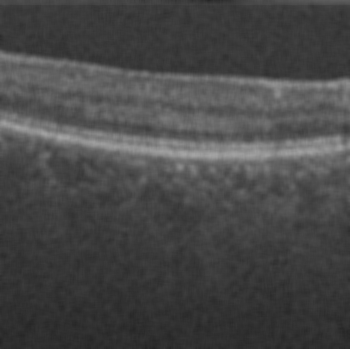
#> input picture retina2movingavg/332.bmp, 350 x 349 px
$ python Canny.py   (older library calls are emulated)
#> lines starting #> are read from the running program, lines starting #| are printed output that depends on the picture; after the words box and inside, x2 and y2 are one past the last pixel; in counts of white or black regions, pixels touching at a corner belong together; long printed decimals are rounded
#> further down, img is the input picture: shape (349, 350); min 36, max 165, mean 71.3
import numpy as np
import os
import cv2
import matplotlib.pyplot as plt
from scipy import ndimage
from scipy.signal import convolve2d


def gaussian_kernel(size, sigma):
    x, y = np.meshgrid(np.arange(-size // 2 + 1, size // 2 + 1),
                       np.arange(-size // 2 + 1, size // 2 + 1))
    kernel = np.exp(-((x ** 2 + y ** 2) / (2 * sigma ** 2)))
    return kernel / np.sum(kernel)


def sobel_filters(img):
    sobel_v = np.array([[-1, 0, 1],
                        [-2, 0, 2],
                        [-1, 0, 1]])

    sobel_h = np.array([[-1, -2, -1],
                        [0, 0, 0],
                        [1, 2, 1]])

    # sobel_x = cv2.Sobel(img, cv2.CV_8U, 1, 0, ksize=3)
    # sobel_y = cv2.Sobel(img, cv2.CV_8U, 0, 1, ksize=3)
    # edged_img = cv2.addWeighted(sobel_x, 0.5, sobel_y, 0.5, 0)

    vertical = ndimage.convolve(img, sobel_v)
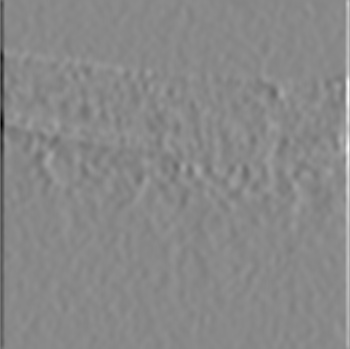
#> vertical: shape (349, 350) float64; min -156, max 134.6, mean 0; drawn with min black and max white
    horizontal = ndimage.convolve(img, sobel_h)
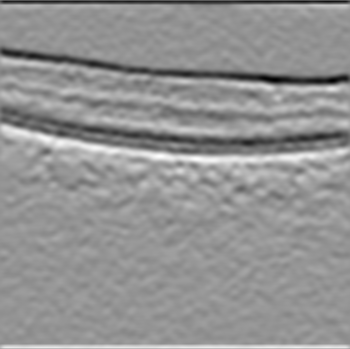
#> horizontal: shape (349, 350) float64; min -87.84, max 64.7, mean 0.3; drawn with min black and max white
    edged_img = np.sqrt(np.square(horizontal) + np.square(vertical))
    gradient_direction = np.arctan2(vertical, horizontal)
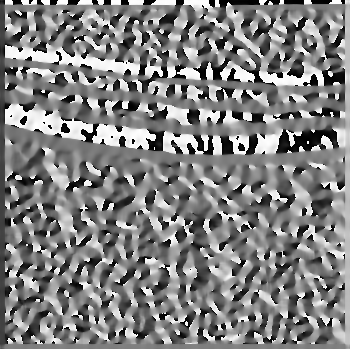
#> gradient_direction: shape (349, 350) float64; min -3.14, max 3.14, mean 0.0572; drawn with min black and max white

    return edged_img, gradient_direction


def non_max_suppression(img, theta):
    # Round the gradient direction to the nearest 45 degrees
    theta = np.rad2deg(theta)
    theta[theta < 0] += 180
    theta[theta < 22.5] = 0
#> theta: shape (349, 350) float64; min 0, max 180, mean 92.3
    theta[(theta >= 22.5) & (theta < 67.5)] = 45
#> theta: shape (349, 350) float64; min 0, max 180, mean 92.5
    theta[(theta >= 67.5) & (theta < 112.5)] = 90
#> theta: shape (349, 350) float64; min 0, max 180, mean 92.5
    theta[(theta >= 112.5) & (theta < 157.5)] = 135
    theta[theta >= 157.5] = 0
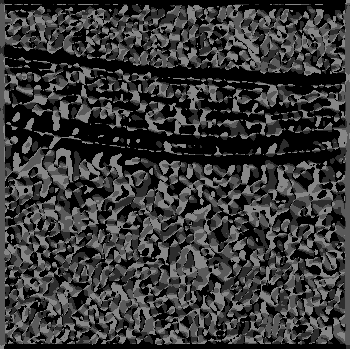
#> theta: shape (349, 350) float64; min 0, max 135, mean 56.1

    # Perform non-maximum suppression
    M, N = img.shape
#> M = 349; N = 350
    suppressed = np.zeros((M, N), dtype=np.float32)
    for i in range(1, M-1):
        for j in range(1, N-1):
            if theta[i, j] == 0:
                if (img[i, j] > img[i-1, j]) and (img[i, j] > img[i+1, j]):
                    suppressed[i, j] = img[i, j]
            elif theta[i, j] == 45:
                if (img[i, j] > img[i-1, j-1]) and (img[i, j] > img[i+1, j+1]):
                    suppressed[i, j] = img[i, j]
            elif theta[i, j] == 90:
                if (img[i, j] > img[i, j-1]) and (img[i, j] > img[i, j+1]):
                    suppressed[i, j] = img[i, j]
            elif theta[i, j] == 135:
                if (img[i, j] > img[i-1, j+1]) and (img[i, j] > img[i+1, j-1]):
                    suppressed[i, j] = img[i, j]
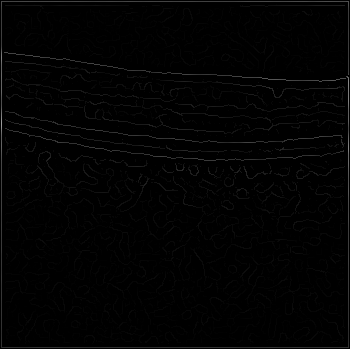
#> suppressed: shape (349, 350) float32; min 0, max 156, mean 2.5

    return suppressed


def hysteresis_thresholding(img, low_thresh_ratio=0.09, high_thresh_ratio=0.15):
#> called with low_thresh_ratio = 0.09, high_thresh_ratio = 0.15
    low_thresh = np.max(img) * low_thresh_ratio
#> low_thresh = 14.04
    print(low_thresh)
#| 14.043
    high_thresh = np.max(img) * high_thresh_ratio
#> high_thresh = 23.41
    print(high_thresh)
#| 23.406

    # Apply high and low thresholds
    strong_edges = img > high_thresh
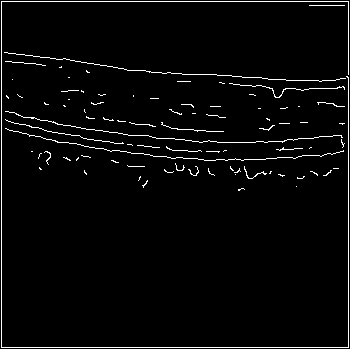
#> strong_edges: shape (349, 350) bool; 3% white in thin lines or dots
    weak_edges = (img >= low_thresh) & (img <= high_thresh)
#> weak_edges: shape (349, 350) bool; 1.6% white in thin lines or dots, all inside (x1, y1, x2, y2) = (5, 5, 345, 256)

    # Connect weak edges to strong edges
    M, N = img.shape
#> M = 349; N = 350
    for i in range(1, M-1):
        for j in range(1, N-1):
            if strong_edges[i, j]:
                weak_edges[i-1:i+2, j-1:j+2] = True
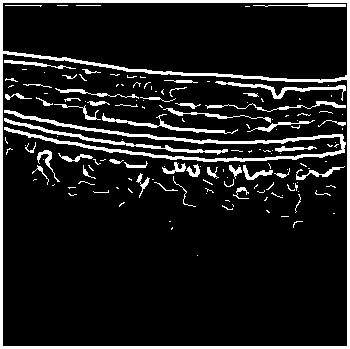
#> weak_edges: shape (349, 350) bool; 11.2% white; 155 white regions (104 under 20 px), largest, box (x1, y1, x2, y2) and area: (0, 0, 350, 349) 5268, (4, 110, 346, 162) 2317, (4, 118, 228, 155) 734

    return weak_edges


# Load the input image
img = cv2.imread('retina2movingavg/332.bmp', cv2.IMREAD_GRAYSCALE)


# Apply Gaussian smoothing
gaussian_kernel = gaussian_kernel(9, 3)
img_smooth = convolve2d(img, gaussian_kernel, mode="same")

# Detect edges using Sobel filters
edge_magnitude, theta = sobel_filters(img_smooth)

# Perform non-maximum suppression
suppressed_edges = non_max_suppression(edge_magnitude, theta)

# Apply hysteresis thresholding
edge_map = hysteresis_thresholding(suppressed_edges)


# [17 lines of commented-out code are left out]
plt.subplot(1, 1, 1)
plt.imshow(edge_map, cmap='gray')
plt.title('final')
plt.show()

$ run again, with retina2movingavg/172.bmp copied over retina2movingavg/332.bmp
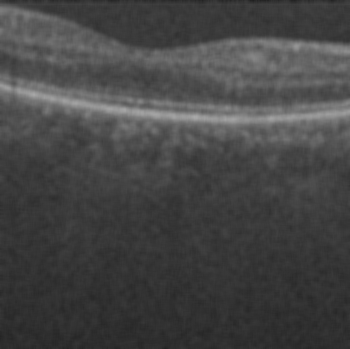
#> input picture retina2movingavg/172.bmp, 350 x 349 px
#> img is the input picture: shape (349, 350); min 32, max 169, mean 69
#> after the loop in non_max_suppression, `for i in range(1, M-1):`:
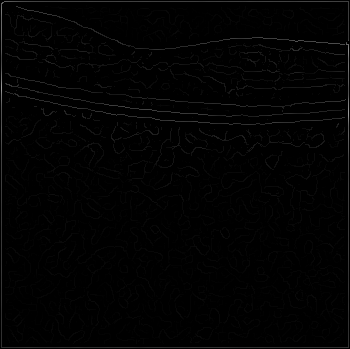
#> suppressed: shape (349, 350) float32; min 0, max 154.3, mean 2.4
#> low_thresh = 13.89
#| 13.889
#> high_thresh = 23.15
#| 23.148
#> strong_edges: shape (349, 350) bool; 2.8% white in thin lines or dots
#> after the loop in hysteresis_thresholding, `for i in range(1, M-1):`:
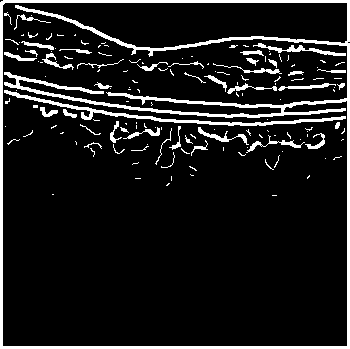
#> weak_edges: shape (349, 350) bool; 10.4% white; 154 white regions (110 under 20 px), largest, box (x1, y1, x2, y2) and area: (0, 0, 350, 349) 7632, (4, 90, 346, 126) 1188, (253, 43, 346, 56) 309

$ run again, with retina2movingavg/175.bmp copied over retina2movingavg/332.bmp
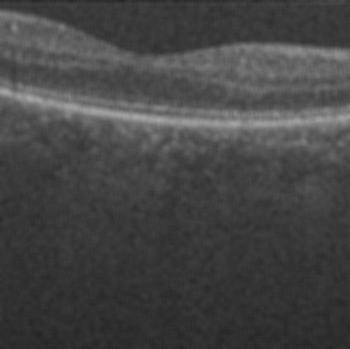
#> input picture retina2movingavg/175.bmp, 350 x 349 px
#> img is the input picture: shape (349, 350); min 34, max 168, mean 69
#> after the loop in non_max_suppression, `for i in range(1, M-1):`:
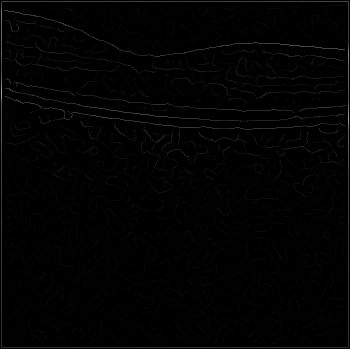
#> suppressed: shape (349, 350) float32; min 0, max 161.3, mean 2.4
#> low_thresh = 14.52
#| 14.517
#> high_thresh = 24.2
#| 24.195
#> strong_edges: shape (349, 350) bool; 2.8% white in thin lines or dots
#> after the loop in hysteresis_thresholding, `for i in range(1, M-1):`:
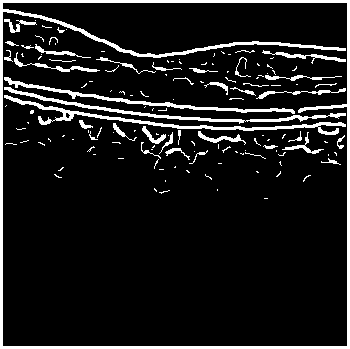
#> weak_edges: shape (349, 350) bool; 10.3% white; 141 white regions (99 under 20 px), largest, box (x1, y1, x2, y2) and area: (0, 0, 350, 349) 5510, (4, 95, 346, 135) 1387, (4, 87, 346, 124) 1108

$ run again, with retina2movingavg/176.bmp copied over retina2movingavg/332.bmp
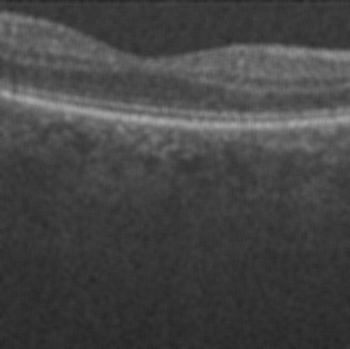
#> input picture retina2movingavg/176.bmp, 350 x 349 px
#> img is the input picture: shape (349, 350); min 37, max 168, mean 69
#> low_thresh = 14.36
#| 14.356
#> high_thresh = 23.93
#| 23.926
#> strong_edges: shape (349, 350) bool; 2.9% white in thin lines or dots
#> after the loop in hysteresis_thresholding, `for i in range(1, M-1):`:
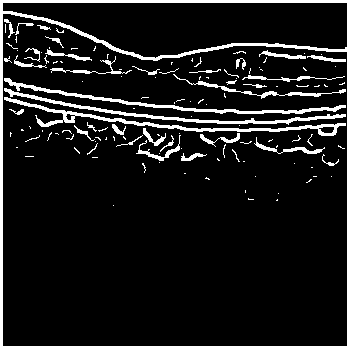
#> weak_edges: shape (349, 350) bool; 10.4% white; 132 white regions (94 under 20 px), largest, box (x1, y1, x2, y2) and area: (0, 0, 350, 349) 5362, (4, 97, 346, 136) 1405, (4, 78, 346, 114) 1165
